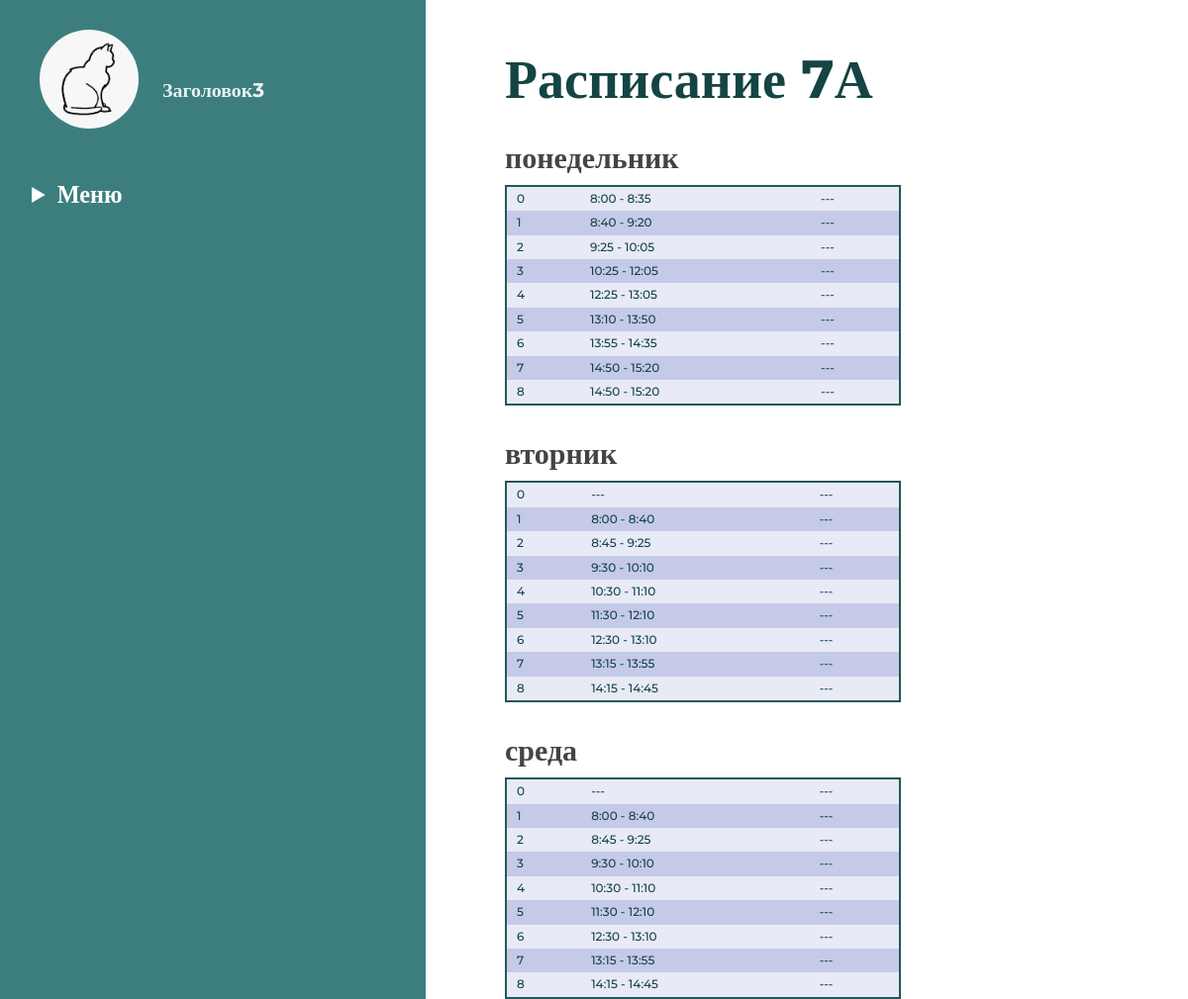
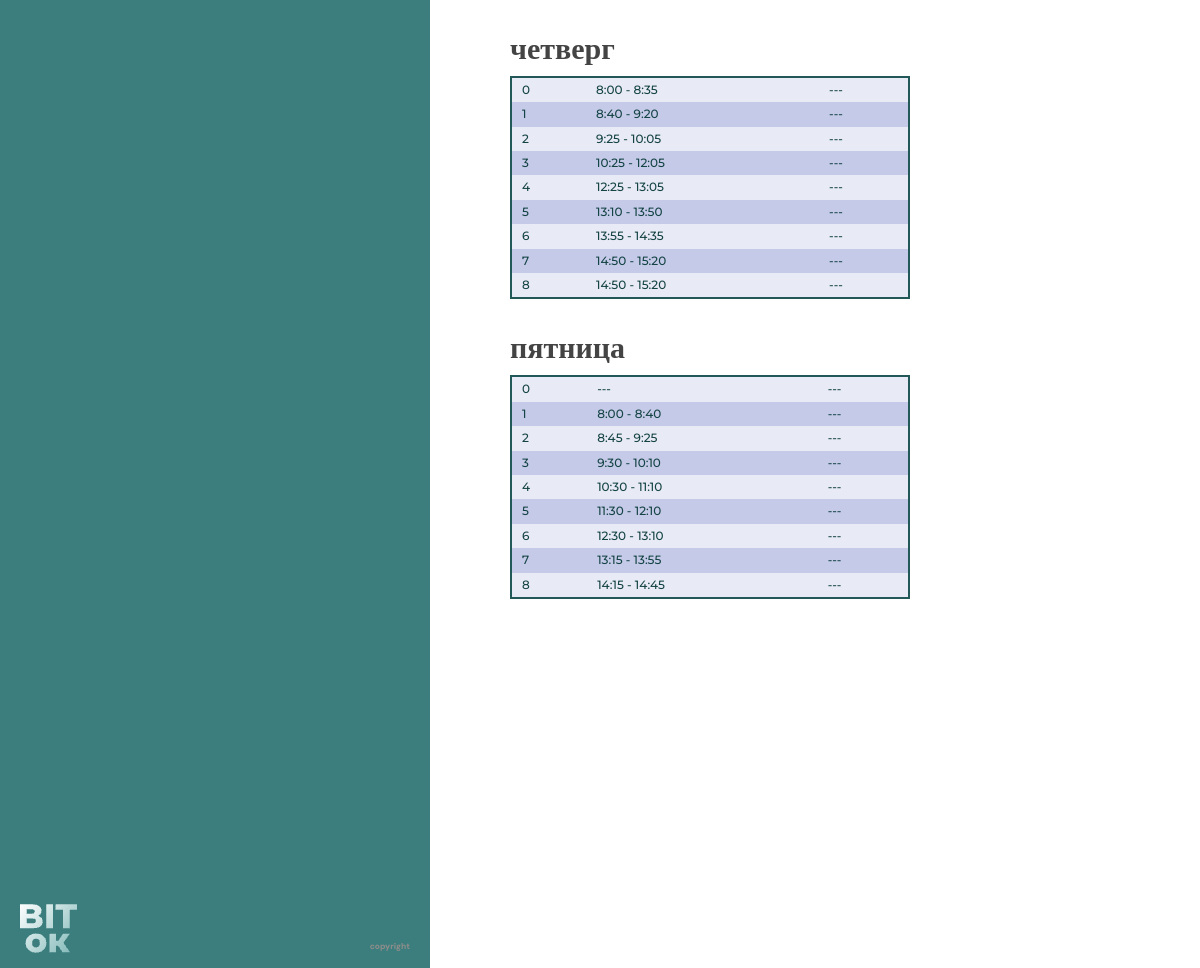
Page /timetable (signed in) on the committed database (2 pictures, top to bottom).
### data/user.py (models this page shows, shortened)
class User(SqlAlchemyBase, UserMixin):
    __tablename__ = 'user'
    id = sqlalchemy.Column(sqlalchemy.Integer,
                           primary_key=True, autoincrement=True)
    name = sqlalchemy.Column(sqlalchemy.String, nullable=True)
    email = sqlalchemy.Column(sqlalchemy.String,
                              index=True, unique=True, nullable=True)
    hashed_password = sqlalchemy.Column(sqlalchemy.String, nullable=True)
    publications = sqlalchemy.Column(sqlalchemy.String, nullable=True)
    friends = sqlalchemy.Column(sqlalchemy.String, nullable=True)
    potential_friends = sqlalchemy.Column(sqlalchemy.String, nullable=True)
    photo = sqlalchemy.Column(sqlalchemy.String)
    messages = sqlalchemy.Column(sqlalchemy.String)
    messages_bad = sqlalchemy.Column(sqlalchemy.String)
    form = sqlalchemy.Column(sqlalchemy.String)
    role = sqlalchemy.Column(sqlalchemy.Integer)
    chats = sqlalchemy.Column(sqlalchemy.String)
    idstr = sqlalchemy.Column(sqlalchemy.String)
    current_form = sqlalchemy.Column(sqlalchemy.String)

### main.py (the view, shortened to what this page needs)
@app.route('/timetable', methods=['GET', 'POST'])
def timetable():
    form = ChooseForm()
    data = db_sess.query(Timetable).filter(Timetable.form == current_user.current_form).all()
    data = sorted(data, key=lambda a: a.day)
    data = list(map(lambda a: a.lessons.split(','), data))
    days = ['понедельник', 'вторник', 'среда', 'четверг', 'пятница']
    nums = range(9)
    for i in range(5):
        data[i] = (days[i], data[i])
    return render_template('timetable.html', title='Расписание', data=data, nums=nums, time1=TIME1, time2=TIME2,
                           colors=COLORS, form=form)

### data/db_session.py (called while the page is built)
def create_session() -> Session:
    global __factory
    return __factory()

### main.py (called while the page is built)
@login_manager.user_loader
def load_teacher(user_id):
    db_sess = db_session.create_session()
    return db_sess.query(User).get(user_id)

### templates/timetable.html (shortened to what this page needs)
<!DOCTYPE html>
<html lang="en">
<head>
    <link rel="stylesheet" href="/static/css/timetable_style/timetable_style.css">
</head>
<body>
    <div class="site">
        <div class="site_left">
            <div class="profile">
                <div class="profile__img-wrapper">
                    <img src="/static/profile_photos/{{current_user.photo}}" alt="" class="profile__img">
                </div>
                <a href="/profile" class="profile__name" display="block">{{current_user.name}}</a>
            </div>
            <nav class="menu">
                <details class="menu__deatils-block">
                    <summary class="menu__title">Меню</summary>
                </details>
            </nav>
            <footer class="footer">
                <a href="/index" class="footer__logo"><img src="/static/img/logo_footer.png" alt=""></a>
                <p class="footer__copyright">copyright</p>
            </footer>
        </div>
        <div class="site_right">
            <div class="timetable">
                <h2 class="timetable__heading">Расписание {{current_user.current_form}}</h2>
                <div class="timetable__content">
                    <div class="timetable__block-wrapper">
                        {% for item in data %}
                        <div class="timetable__block">
                            <h2 class="timetable__heading timetable__heading_second">{{item[0]}}</h2>
                            <table class="timetable__table" border="2" width="20%" align="center">
                                {% for ind in nums %}
                                <tr bgcolor="{{colors[ind % 2]}}">
                                    <td>{{ind}}</td>
                                    {% if item[0] == 'понедельник' or item[0] == 'четверг' %}
                                    <td>{{time1[ind]}}</td>
                                    {% else %}
                                    <td>{{time2[ind]}}</td>
                                    {% endif %}
                                    {% if item[1][ind] %}
                                    <td>{{item[1][ind]}}</td>
                                    {% else %}
                                    <td>---</td>
                                    {% endif %}
                                </tr>
                                {% endfor %}
                            </table>
                        </div>
                        {% endfor %}
                    </div>
                </div>
            </div>
        </div>
    </div>
</body>
</html>

### static/css/timetable_style/timetable_style.css (style rules this page uses)
* { padding: 0; margin: 0; border: 0; }
*, *:before, *:after { box-sizing: border-box; }
nav, footer, header, aside { display: block; }
html, body { height: 100%; width: 100%; font-size: 100%; line-height: 1; font-size: 14px; -ms-text-size-adjust: 100%; -moz-text-size-adjust: 100%; -webkit-text-size-adjust: 100%; }
a, a:visited { text-decoration: none; }
img { vertical-align: top; }
h1, h2, h3, h4, h5, h6 { font-size: inherit; font-weight: 400; }
.site { display: flex; position: relative; background-color: #fff; max-width: 100vw; overflow: hidden; }
.site_left { position: sticky; z-index: 100; left: 0; top: 0; width: 430px; height: 100vh; background: rgb(60, 126, 126); }
.site_left .profile { display: flex; gap: 24px; padding: 30px 0px 50px 40px; }
.site_left .profile__img { width: 100%; height: 100%; border-radius: 50%; }
.site_left .profile__img-wrapper { width: 100px; height: 100px; background: rgb(60, 126, 126); border-radius: 50%; }
.site_left .profile__name { color: rgba(255, 255, 255, 0.9); font-family: Montserrat; font-size: 19.89px; font-weight: 700; line-height: 120%; letter-spacing: 0%; text-align: center; padding-top: 50px; }
.site_left .menu { overflow: auto; max-height: 68vh; padding: 2px 2px 2px 12px; scrollbar-color: rgb(60, 126, 126) rgb(60, 126, 126); position: relative; }
.site_left .menu__deatils-block { overflow: hidden; }
.site_left .menu__title { color: rgb(255, 255, 255); font-family: Montserrat; font-size: 24.27px; font-weight: 700; line-height: 120%; letter-spacing: 0%; text-align: left; margin-bottom: 15px; padding-left: 20px; cursor: pointer; }
.site_left .footer { position: absolute; left: 0; bottom: 0; display: flex; justify-content: space-between; align-items: flex-end; width: 100%; padding: 0 20px 15px 20px; }
.site_left .footer__copyright { color: rgb(142, 141, 138); font-family: "DM Sans"; font-size: 8.42px; font-weight: 800; line-height: 130%; letter-spacing: 0px; text-align: center; }
.site_right { position: absolute; top: 0; width: 100vw; max-height: 100vh; padding-left: 430px; }
.timetable { padding: 48px 80px; position: relative; }
.timetable__heading { color: rgb(21, 68, 68); font-family: Montserrat; font-size: 54px; font-weight: 700; line-height: 120%; letter-spacing: 0%; text-align: left; margin-bottom: 28px; }
.timetable__heading_second { color: rgb(68, 68, 68); font-family: Open Sans; font-size: 30px; font-weight: 600; line-height: 120%; letter-spacing: 0%; text-align: left; margin-bottom: 10px; }
.timetable__block { margin-bottom: 30px; }
.timetable__block-wrapper { overflow: auto; max-height: 75vh; scrollbar-color: #fff #fff; }
.timetable__table { border: 2px solid rgb(34, 88, 88); width: 400px; border-collapse: collapse; color: rgb(21, 68, 68); font-family: Montserrat; font-size: 12px; font-weight: 500; line-height: 120%; text-align: left; }
.timetable__table td { padding: 5px 10px; }

### rows in the picture
User: photo (picture), name "Заголовок3", current_form "7А"

### other values in the picture
{{ item[0] }} "понедельник" "вторник" "среда" "четверг" "пятница"
{{ ind }} "0" "1" "2" "3" "4" "5" "6" "7" "8" "0" "1" "2" "3" "4" "5" "6" "7" "8" "0" "1" "2" "3" "4" "5" "6" "7" "8" "0" "1" "2" "3" "4" "5" "6" "7" "8" "0" "1" "2" "3" "4" "5" "6" "7" "8"
{{ time1[ind] }} "8:00 - 8:35" "8:40 - 9:20" "9:25 - 10:05" "10:25 - 12:05" "12:25 - 13:05" "13:10 - 13:50" "13:55 - 14:35" "14:50 - 15:20" "14:50 - 15:20" "8:00 - 8:35" "8:40 - 9:20" "9:25 - 10:05" "10:25 - 12:05" "12:25 - 13:05" "13:10 - 13:50" "13:55 - 14:35" "14:50 - 15:20" "14:50 - 15:20"
{{ time2[ind] }} "---" "8:00 - 8:40" "8:45 - 9:25" "9:30 - 10:10" "10:30 - 11:10" "11:30 - 12:10" "12:30 - 13:10" "13:15 - 13:55" "14:15 - 14:45" "---" "8:00 - 8:40" "8:45 - 9:25" "9:30 - 10:10" "10:30 - 11:10" "11:30 - 12:10" "12:30 - 13:10" "13:15 - 13:55" "14:15 - 14:45" "---" "8:00 - 8:40" "8:45 - 9:25" "9:30 - 10:10" "10:30 - 11:10" "11:30 - 12:10" "12:30 - 13:10" "13:15 - 13:55" "14:15 - 14:45"
